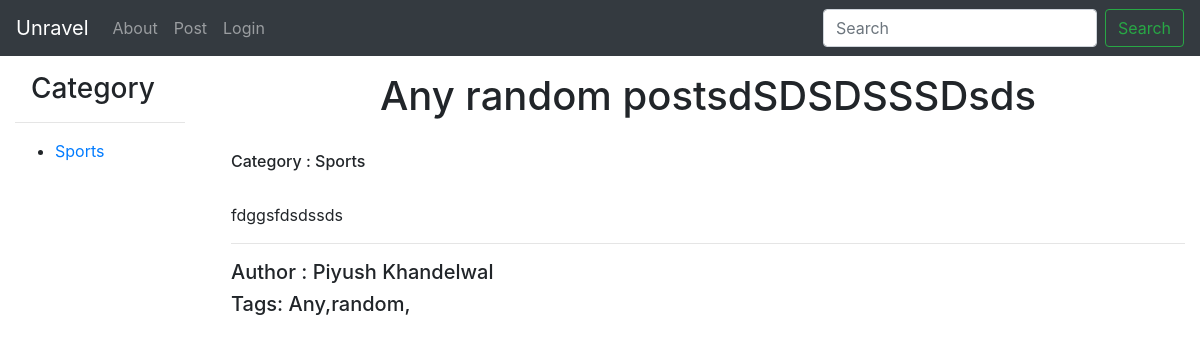
The app's page /posts/any-random-post/ with its own data.
### categories/models.py (models this page shows)
class Category(models.Model):
	title		= models.CharField(max_length= 40,unique= True)
	slug		= models.SlugField(blank= True,unique= True)
	created		= models.DateTimeField(auto_now= True)
	def __str__(self):
		return self.title
	def get_absolute_url(self):
		return reverse('category',kwargs={'slug':self.slug})

### post/models.py (models this page shows, shortened)
class Post(models.Model):
	title		=	models.CharField(max_length = 200)
	slug		=	models.SlugField(unique =True, blank = True)
	body		=	models.TextField()
	author		=	models.ForeignKey(User,on_delete=models.CASCADE,null=True,blank=True)
	featured	=	models.BooleanField(default =False)
	active		=	models.BooleanField(default=True)
	updated		=	models.DateTimeField(auto_now=True)
	published	=	models.DateTimeField(auto_now_add=True)
	category 	=	models.ForeignKey(Category,default=None,on_delete=models.CASCADE)
	tags 	 	=	models.ManyToManyField(Tag,blank =True,related_name='tags')

### accounts/models.py (models this page shows, shortened)
class User(AbstractBaseUser):
	email 		= models.EmailField(max_length=255,unique=True)
	full_name 	= models.CharField(max_length=255)
	active		= models.BooleanField(default= True) # Can Login pr Not?
	admin		= models.BooleanField(default=False) # Superuser
	timestamp	= models.DateTimeField(auto_now_add=True)
	USERNAME_FIELD  = 'email'
	REQUIRED_FIELDS = ['full_name']
	objects = UserManager()
	def get_full_name(self):
		if self.full_name:
			return self.full_name
		return self.email

### search/models.py (models this page shows)
class Tag(models.Model):
	title 		= models.CharField(max_length=120)
	slug		= models.SlugField(blank=True)
	timestamp	= models.DateTimeField(auto_now_add=True)
	active		= models.BooleanField(default=True)
	def __str__(self):
		return self.title

### post/views.py (the view)
# urls.py: url(r'^(?P<slug>[\w-]+)/$', postDetailView.as_view(), name = 'post_detail'),
class postDetailView(DetailView):
	queryset = Post.objects.all()
	template_name = "post/post_detail.html"
	def get_object(self, *args, **kwargs):
		request=self.request
		slug = self.kwargs.get('slug')
		try:
			instance = Post.objects.get(slug__exact =slug,active=True)
		except Post.DoesNotExist:
			raise Http404('Page Not Found')
		except Post.MultipleObjectsReturned:
			qs =Post.objects.filter(slug__exact=slug,active=True)
			instance= qs.first()
		except:
			raise  Http404("Bad Request")
		return instance

### categories/templatetags/category_list.py (called while the page is built)
@register.inclusion_tag('snippets/category_list.html')
def category_list():
	list = Category.objects.all()
	return{"list":list}

### post/templates/post/post_detail.html (shortened to what this page needs)
{% extends 'base.html' %}
{% block content %}
	<h1 class="text-center">{{object.title}}</h1> <br>
	<h6>Category : {{object.category}}</h6><br>
	{% autoescape off%}
	{{object.body}}
	{% endautoescape %}<br>
	<hr>
	<h5 >Author : {{object.author.get_full_name}}</h5>
	<h5>Tags:  {% for t in object.tags.all %}{{t}},{% endfor%}</h5>
{% endblock content %}

### categories/templates/snippets/category_list.html
<h3 class="ml-3">Category</h3>
<hr>
<ul>
{% for obj in list %}
	<li class="my-1"> <a href="{{ obj.get_absolute_url }}">{{obj.title}}</a></li>
{% endfor%}
</ul>

### records on screen
Category: title "Sports"
Post: title "Any random postsdSDSDSSSDsds", category "Sports", body "fdggsfdsdssds", author.get_full_name "Piyush Khandelwal"
Tag: title "Any"
Tag: title "random"
